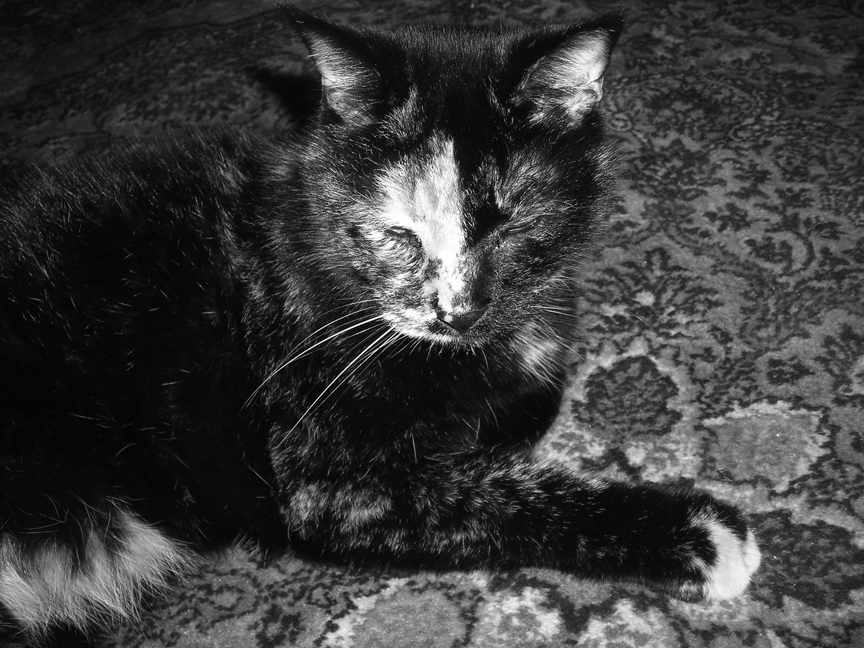
#> input picture week-06/bwCat.tif, 864 x 648 px
$ jupyter execute computer-lab-3.ipynb
#> lines starting #> are read from the running program, lines starting #| are printed output that depends on the picture; after the words box and inside, x2 and y2 are one past the last pixel; in counts of white or black regions, pixels touching at a corner belong together
# COMPUTER LAB 3

Work through the "Third Computer Lab" (Chapter 9) in _A Student's Guide to Python._  This exercise illustrates how to work with images in Python.

You can use this notebook to store your code, plots, and notes, or you can write a ___script___ (see Section 3.3) that will carry out the analysis and produce the plots, and simply write your comments and observations in this notebook.  If you write a script, it should save your plots and images to PDF, JPG, or PNG files in this folder when it runs.

[cell 1]
import numpy as np
import matplotlib.pyplot as plt
import math
from scipy.special import factorial
from numpy.random import default_rng
from scipy.signal import convolve
impulse = np.zeros( (51,51) )
impulse[25,25] = 1.0
my_filter = np.ones( (3,3)) / 9
response = convolve(impulse, my_filter)
plt.figure()
plt.imshow(response)
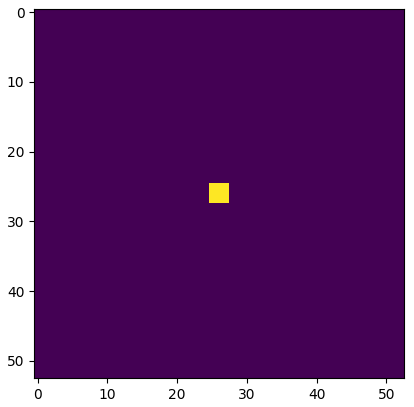
#> figure drawn by matplotlib, 1 panel

[cell 2]
#cat, pos = np.load("bwCat.tif",allow_pickle=True)
cat = plt.imread("bwCat.tif")
#> cat is the input picture: shape (648, 864); min 0, max 255, mean 59.2
plt.imshow(cat)

[cell 3]
my_filter = np.ones( (3,3)) / 9

response = convolve(cat, my_filter)
plt.figure()
plt.imshow(response)

[cell 4]
my_filter1 = np.ones( (15,15)) / 225

response1 = convolve(cat, my_filter1)
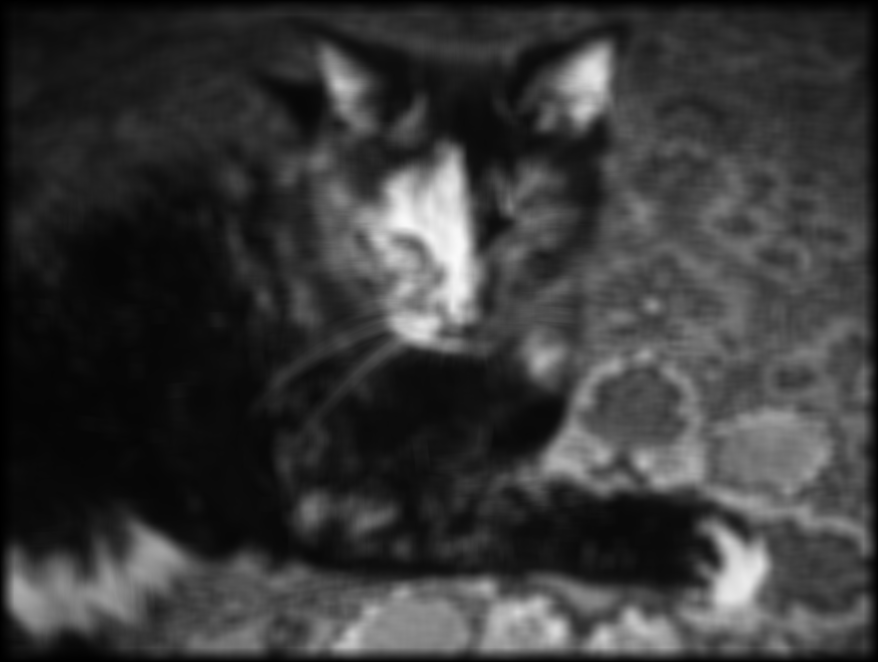
#> response1: shape (662, 878) float64; min 0.0711, max 250.3, mean 57
plt.figure()
plt.imshow(response1)

[cell 5]
my_filter2 = np.ones( (100,100)) / 10000

response2 = convolve(cat, my_filter2)
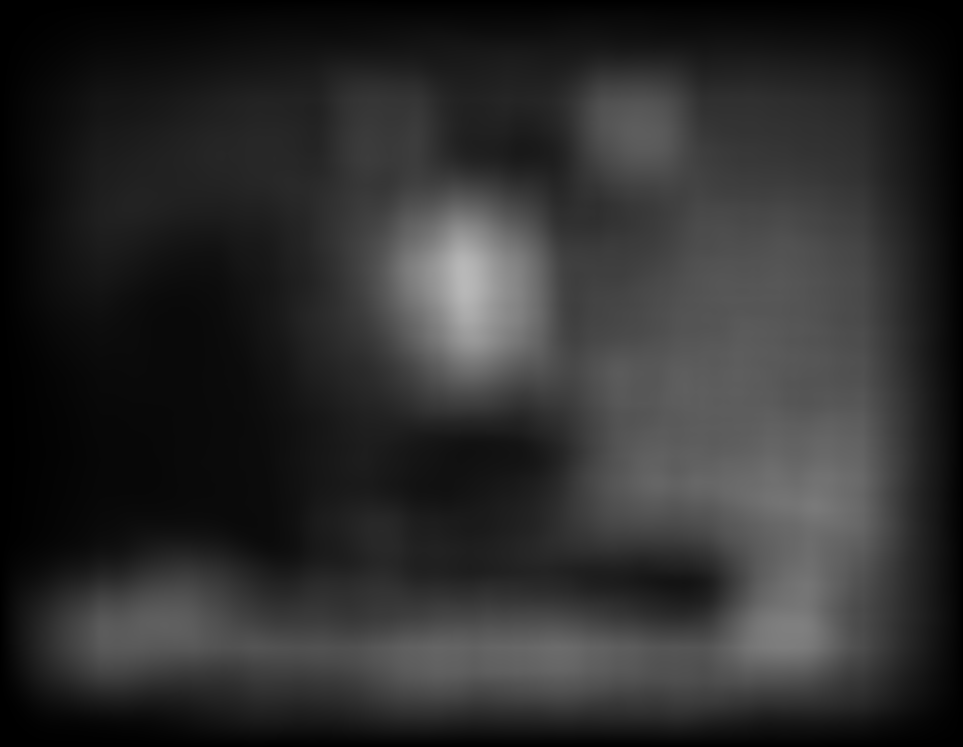
#> response2: shape (747, 963) float64; min 0.0016, max 184.9, mean 46.1
plt.figure()
plt.imshow(response2)

[cell 6]
my_filter2 = np.ones( (1000,1000)) / 1000000

response2 = convolve(cat, my_filter2)
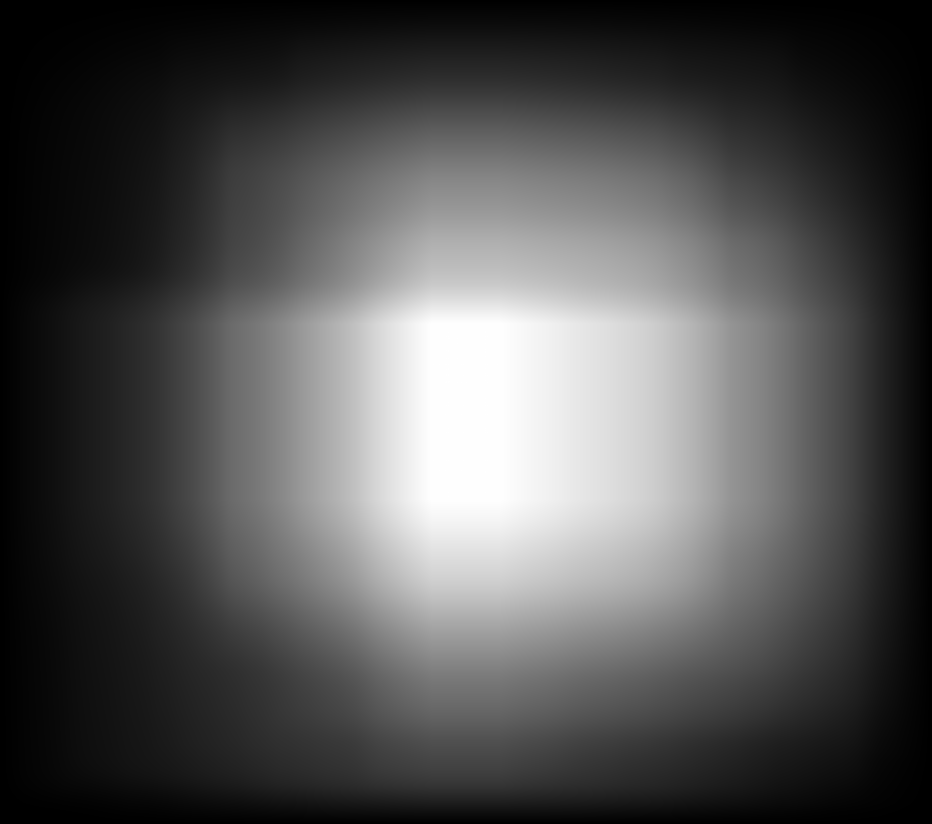
#> response2: shape (1647, 1863) float64 (shown at 1/2 size); min 1.6e-05, max 33.14, mean 10.8; drawn with min black and max white
plt.figure()
plt.imshow(response2)
print("KOOL!")

[cell 7]
plt.imsave('cat.jpg', cat, cmap='gray')
new_cat = (cat < cat.mean())
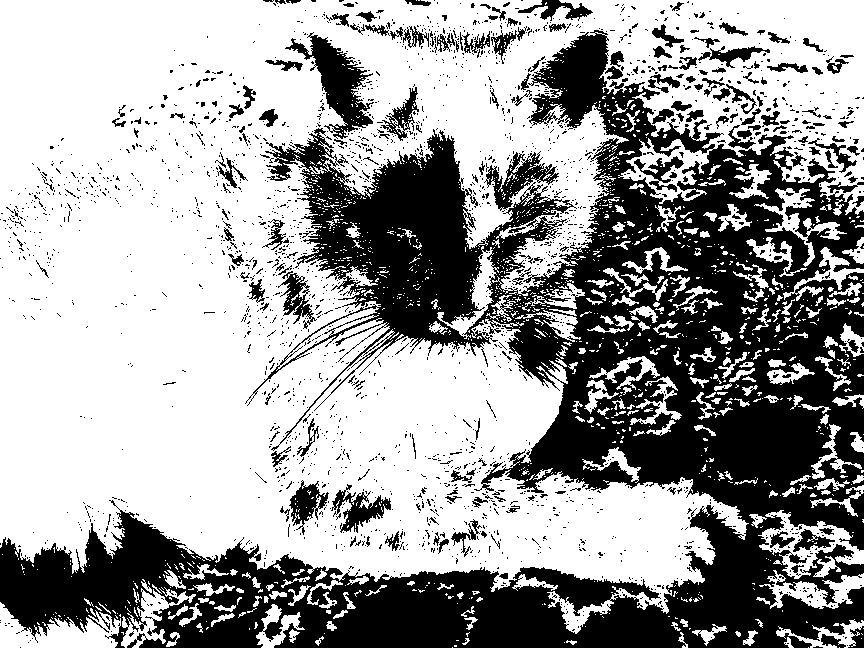
#> new_cat: shape (648, 864) bool; 62.2% white; 2367 black regions (2181 under 20 px), largest, box (x1, y1, x2, y2) and area: (0, 30, 864, 648) 181820, (285, 32, 374, 139) 3224, (484, 151, 559, 211) 1526
my_filter = np.ones( (3,3)) / 9
response = convolve(new_cat, my_filter)
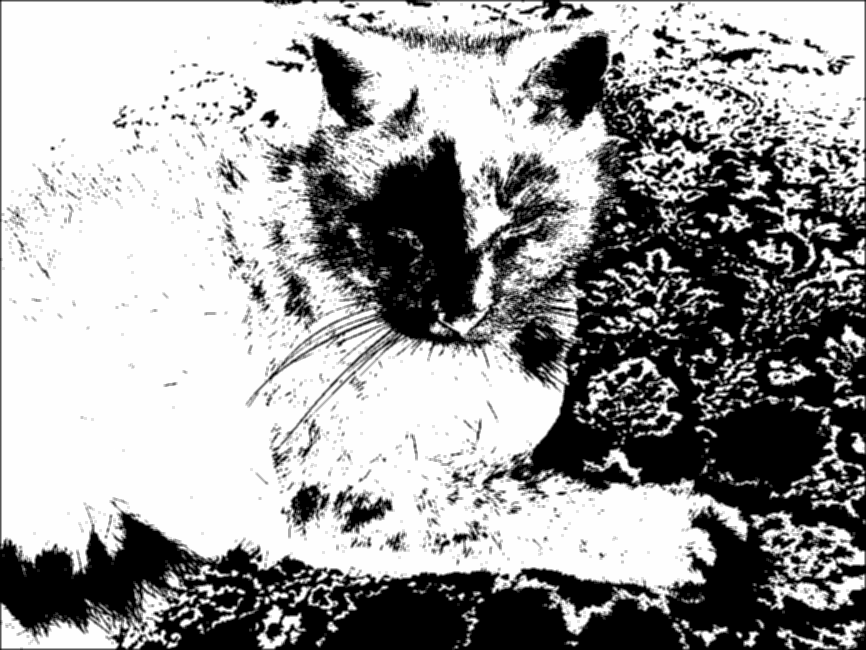
#> response: shape (650, 866) float64; min -8.62e-16, max 1, mean 0.619; drawn with min black and max white
plt.figure()
plt.imshow(response)

[cell 8]
from numpy.random import default_rng
rand = default_rng().random
plt.imsave('cat.jpg', cat, cmap='gray')
new_cat = (cat*rand(1))
my_filter = np.ones( (3,3)) / 9
response = convolve(new_cat, my_filter)
plt.figure()
plt.imshow(response)

[cell 9]
from numpy.random import default_rng
rand = default_rng().random
plt.imsave('cat.jpg', cat, cmap='gray')
new_cat = (cat*rand(1))
my_filter = np.ones( (15,15)) / 225
response = convolve(new_cat, my_filter)
#> response: shape (662, 878) float64
plt.figure()
plt.imshow(response)

[cell 10]
from numpy.random import default_rng
rand = default_rng().random
plt.imsave('cat.jpg', cat, cmap='gray')
new_cat = (cat*rand(1))
my_filter = np.ones( (100,100)) / 10000
response = convolve(new_cat, my_filter)
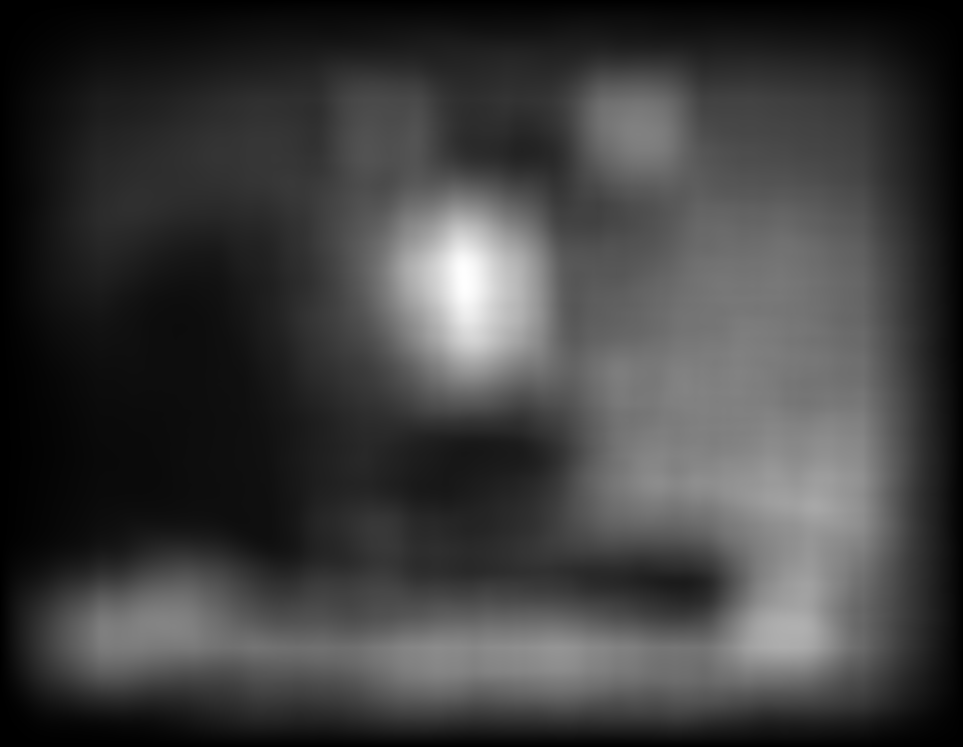
#> response: shape (747, 963) float64; min 0.000474, max 54.73, mean 13.6; drawn with min black and max white
plt.figure()
plt.imshow(response)

[cell 11]
v = np.arange(-25, 26)
X, Y = np.meshgrid(v, v)
gauss_filter = np.exp(-0.5*(X**2/2 + Y**2/45))
fig = plt.figure(figsize=(60,60))
ax = fig.add_subplot(111, projection='3d')
ax.plot_surface(X, Y, gauss_filter)

plt.show()
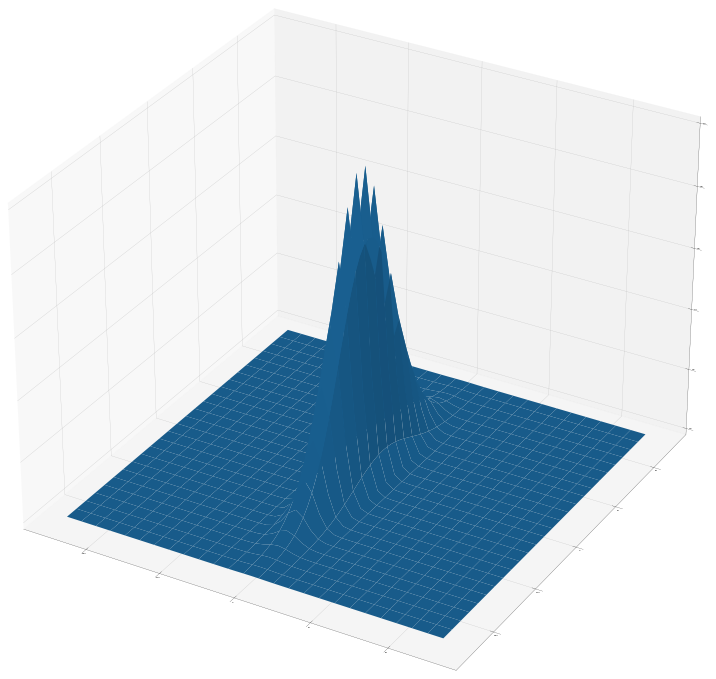
#> figure drawn by matplotlib, 1 panel
